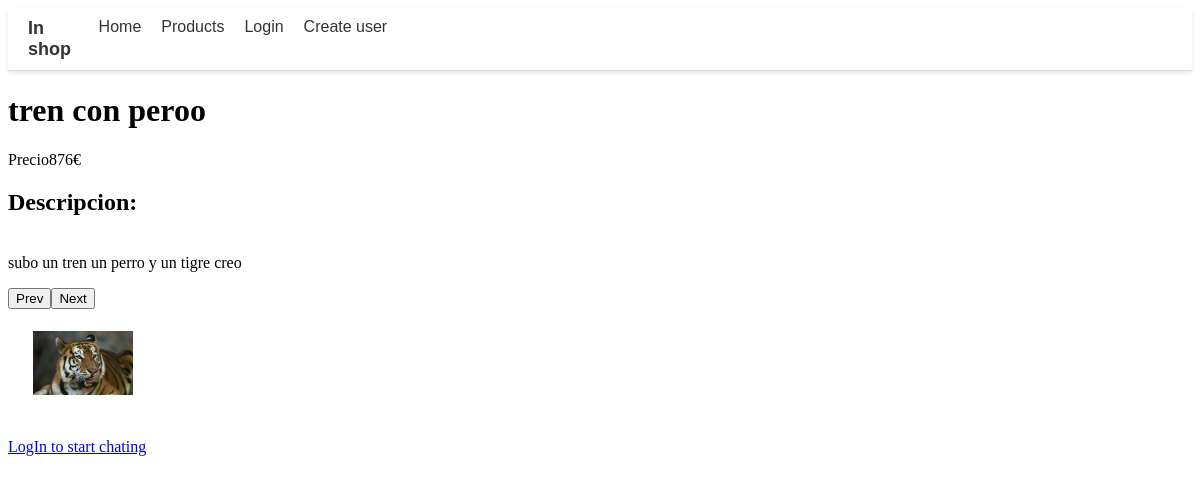
The app's page /php/product/product.php?product_id=24 with its own data.
### tables this page shows
CREATE TABLE `product` (
  `product_id` int(9) NOT NULL,
  `product_name` varchar(30) NOT NULL,
  `price` float NOT NULL DEFAULT 0,
  `user_id` int(11) NOT NULL,
  `photo` text DEFAULT NULL,
  `description` text DEFAULT NULL,
  `user_name` varchar(50) NOT NULL,
  `upload_date` date NOT NULL DEFAULT current_timestamp()
);

### php/product/product.php (the view, shortened to what this page needs)
<?php
include '../navbar.php';
function ft_get_product_info($product_id)
{
    $connexion = ft_create_conexion();
    $sql = "SELECT * FROM product WHERE product_id = ?";
    $stmt = $connexion->prepare($sql);
    $stmt->bind_param("i", $product_id);
    $stmt->execute();
    $result = $stmt->get_result();
    if ($result->num_rows > 0)
    {
        $row = $result->fetch_assoc();
        return $row;
    }
    else
    {
        $connexion->close();
        return false;
    }
}
function ft_get_photos($photo_folder)
{
    $photos = [];
    $folder_path = $_SERVER['DOCUMENT_ROOT'] . "/tfg_shop/images/products/" . $photo_folder;
    if (file_exists($folder_path)) {
        $files = scandir($folder_path);
        foreach ($files as $file)
        {
            if ($file != '.' && $file != '..')
            {
                $photos[] = $file;
            }
        }
    }
    return $photos;
}
function ft_print_photos($row)
{
    $photos = ft_get_photos($row['photo']);
    if (count($photos) > 1)
    {
        echo "<div class='image-gallery' id='product-gallery-{$row['product_id']}'>";
        foreach ($photos as $index => $photo) {
            $display = $index == 0 ? 'block' : 'none';
            echo "<img class='gallery-image' style='display: {$display};' src='/tfg_shop/images/products/{$row['photo']}/{$photo}' width='100px'>";
        }
        echo "<button class='prev'>Prev</button>";
        echo "<button class='next'>Next</button>";
        echo "</div>";
    }
    else
    {
        echo "<div class='image-gallery' id='product-gallery-{$row['product_id']}'>";
        echo "<img class='gallery-image' src='/tfg_shop/images/products/{$row['photo']}/{$photos[0]}' width='100px'>";
        echo "</div>";
    }
}
function ft_print_product()
{
    $product_id = $_GET['product_id'];
    $product_info = ft_get_product_info($product_id);
    if ($product_info)
    {
        echo "<div class='product'>";
        echo "<div class='product_info'>";
        echo "<h1>" . $product_info['product_name'] . "</h1>";
        echo "<p>Precio" . $product_info['price'] . "€</p>";
        echo "<p><h2>Descripcion: </h2><br>" . $product_info['description'] . "</p>";
        echo "</div>";
        ft_print_photos($product_info);
        echo "</div>";
    }
    else
    {
        echo "<h1>Product not found</h1>";
    }
}
function ft_is_not_my_product($product_id)
{
    $connexion = ft_create_conexion();
    $sql = "SELECT * FROM product WHERE product_id = ?";
    $stmt = $connexion->prepare($sql);
    $stmt->bind_param("i", $product_id);
    $stmt->execute();
    $result = $stmt->get_result();
    if ($result->num_rows > 0)
    {
        if (!isset($_COOKIE['user_id']))
        {
            echo "<a href='/tfg_shop/php/login.php'>LogIn to start chating</a>";
            return true;
        }
    }
    else
    {
        return false;
    }
}
?>
<!DOCTYPE html>
<html lang="en">
<head>
</head>
<body>
    <?php
        ft_print_product();
        ft_is_not_my_product($_GET['product_id']);
    ?>
</body>
</html>

### php/product/product.php (style rules this page uses)
.image-gallery { width: 150px; height: 150px; position: relative; }
.gallery-image { position: absolute; max-width: 85%; max-height: 85%; top: 0; left: 0; right: 0; bottom: 0; margin: auto; }

### records on screen
product: product_name "tren con peroo", price "876", description "subo un tren un perro y un tigre creo", photo (picture)
